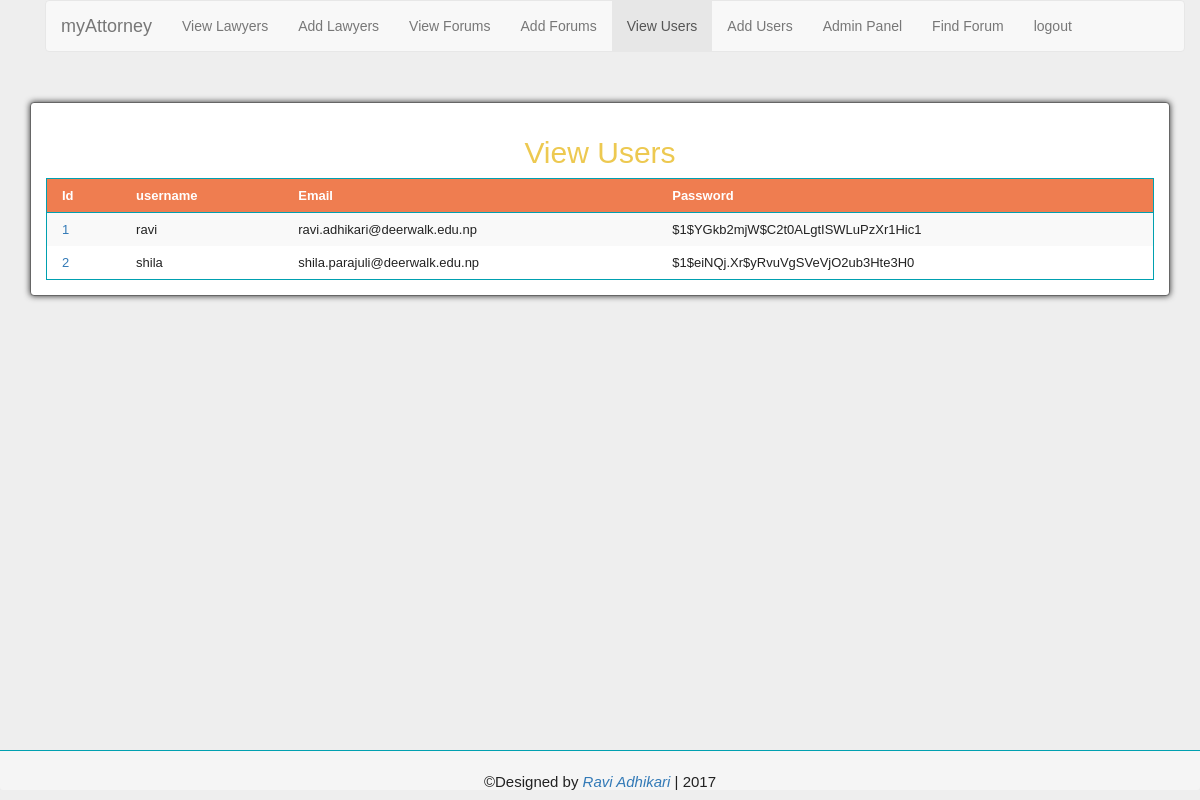
/viewUser.php (signed in), run on an earlier commit of the app's database.
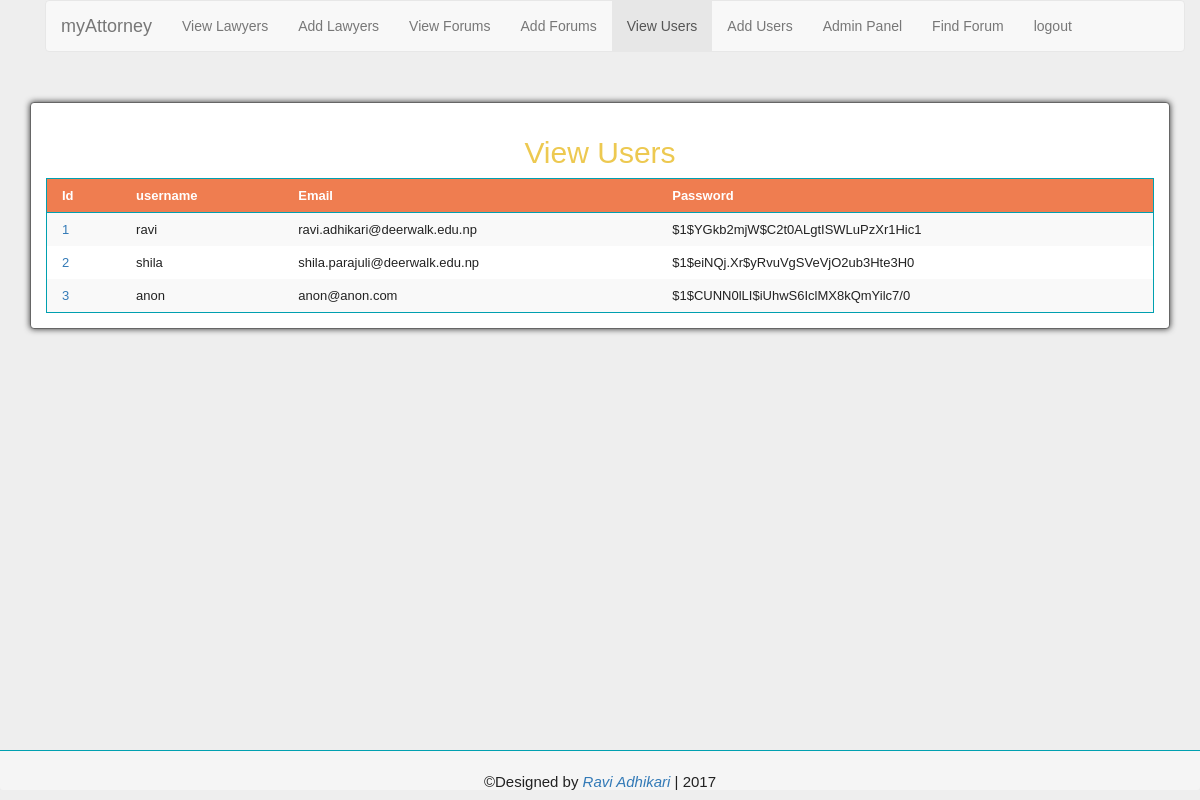
And on a later commit of the database.
### tables this page shows
CREATE TABLE `users` (
  `id` int(11) NOT NULL AUTO_INCREMENT,
  `username` varchar(40) DEFAULT NULL,
  `password` varchar(60) DEFAULT NULL,
  `email` varchar(50) DEFAULT NULL,
  PRIMARY KEY (`id`),
  UNIQUE KEY `username` (`username`)
);

### viewUser.php (the view)
<?php
    require_once 'includes/header.php' ;
    require_once('Database/dbconfig.php');
?>
<div class="container">
    <div class="container">
        <nav class="navbar navbar-default">
            <div class="container-fluid">
                <div class="navbar-header">
                    <a class="navbar-brand" href="./index.php">myAttorney</a>
                </div>
                <ul class="nav navbar-nav">
                    <li><a href="viewLawyer.php">View Lawyers</a></li>
                    <li><a href="addLawyer.php">Add Lawyers</a></li>
                    <li><a href="viewForum.php">View Forums</a></li>
                    <li><a href="addForum.php">Add Forums</a></li>
                    <li class="active"><a href="viewUser.php">View Users</a></li>
                    <li><a href="addUser.php">Add Users</a></li>
                    <li><a href="./admin.php">Admin Panel</a> </li>
                    <li><a href="findForum.php">Find Forum</a></li>
                    <li><a href="logout.php">logout</a></li>
                </ul>
            </div>
        </nav>
    </div>
 </div>
    <div class="container">
    <form class="form-horizontal view-Form" action="addForum.php" method="post">
        <div style="text-align: center"><h2>View Users</h2> </div>
        <?php
            $query="SELECT * FROM users;";
            $result=$connection->query($query);
            if($result->num_rows>0) {
                while ($row = $result->fetch_assoc()) {
                    $id=$row['id'];
                    $username = $row['username'];
                    $password = $row['password'];
                    $email=$row['email'];
                    $assc=array($id,$username,$email,$password);
                    $associates[]=$assc;
                }
            }
            echo    "<table class=\"table-responsive table-striped\">".
                    "<thead><tr>".
                    "<th id=\"tabData\">Id</th>".
                    "<th id=\"tabData\">username</th>".
                    "<th id=\"tabData\">Email</th>".
                    "<th id=\"tabData\">Password</th>".
                    "</tr></thead><tbody>";
            foreach ($associates as $tablerow){
                    echo "<tr>";
                    echo "<td  id=\"tabData\"><a href=\"editUser.php?update_id={$tablerow[0]}\">{$tablerow[0]}</a></td>";
                    for($i=1;$i<count($tablerow);$i++) {
                        echo "<td id=\"tabData\">{$tablerow[$i]}</td>";
                    }
                    echo "</tr>";
            }
            echo "</tbody></table>";
        ?>
    </form>
</div>
<?php require_once 'includes/footer.php' ?>

What changed in the data, as far as the page shows it:
added users: id "3", username "anon", email "anon@anon.com", password "$1$CUNN0lLI$iUhwS6IclMX8kQmYilc7/0"
